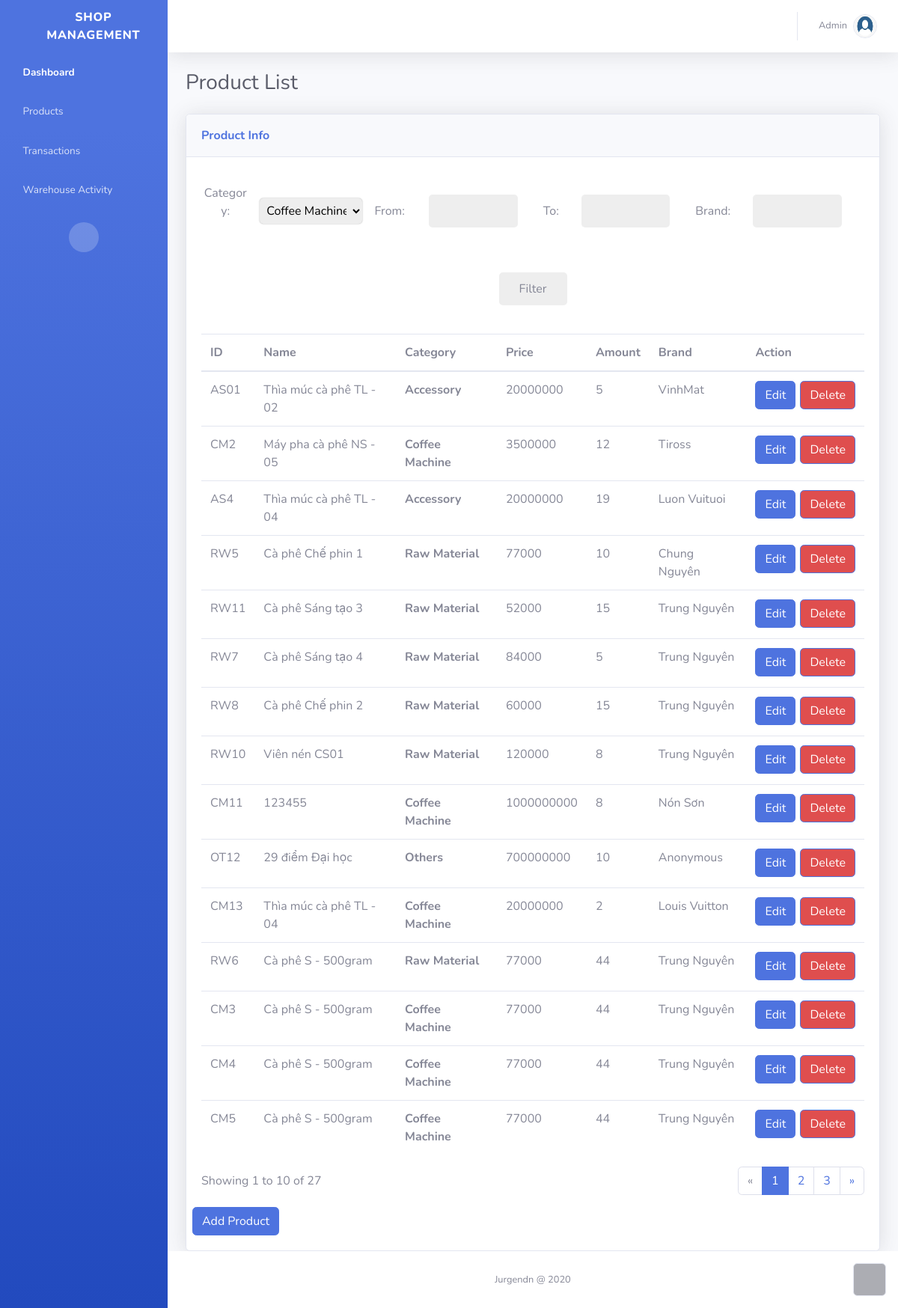
/products/, run on an earlier commit of the app's database.
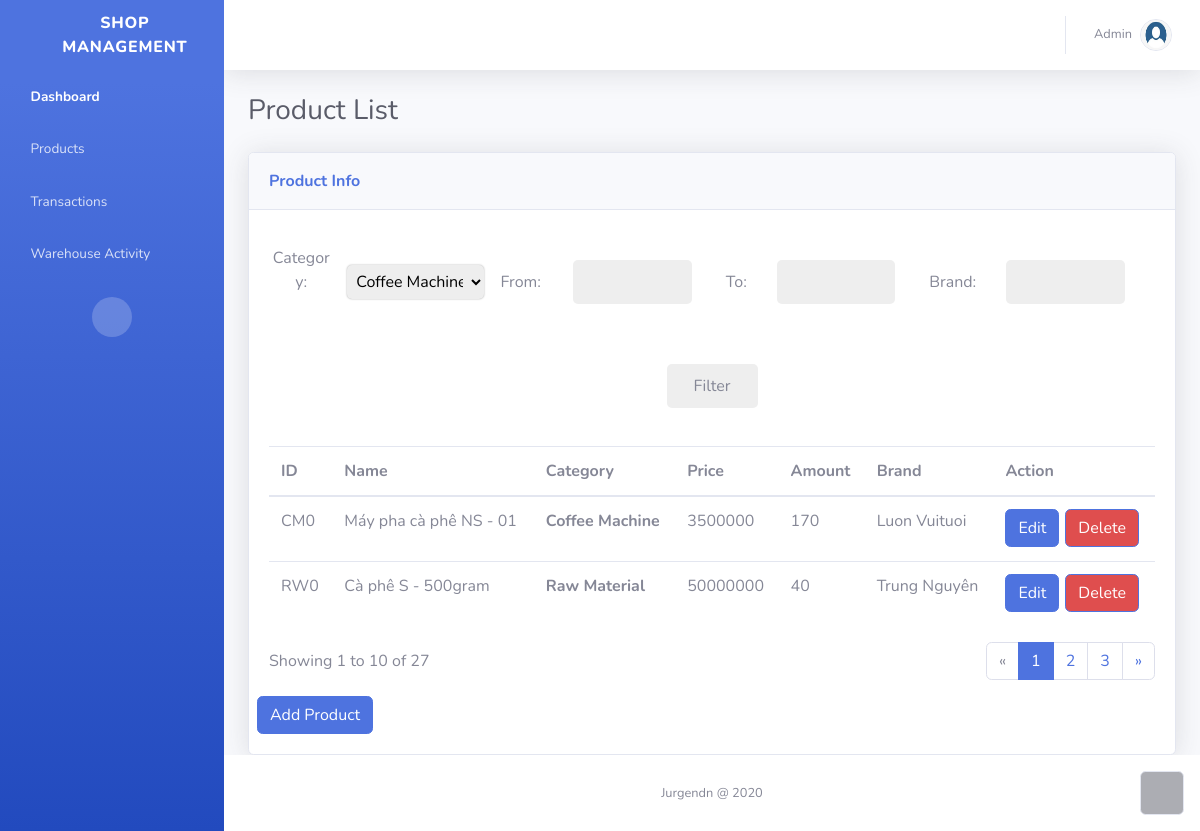
And on a later commit of the database.
### tables this page shows
CREATE TABLE "PRODUCTS" (
	"ID"	TEXT NOT NULL,
	"name"	TEXT NOT NULL,
	"category"	TEXT NOT NULL,
	"price"	INTEGER NOT NULL DEFAULT 0,
	"amount"	INTEGER NOT NULL DEFAULT 0,
	"brand"	TEXT NOT NULL,
	"description"	TEXT,
	PRIMARY KEY("ID")
);

### products/products.py (the view)
@products.route("/", methods=["GET"])
def products_page():
    form = Filter()
    return render_template('product.html', products=ppa.get_products(), form=form)

### products/obj.py
class Filter(Form):
    keyword = StringField('Keywords')
    category = SelectField("Category: ", choices=[('Coffee Machine', 'Coffee Machine'), (
        'Accessory', 'Accessory'), ('Raw Material', 'Raw Material'), ('Others', 'Others'), ('All', 'All')])
    lower_bound = IntegerField("From: ")
    upper_bound = IntegerField("To: ")
    brand = StringField("Brand: ")
    filt = SubmitField("Filter")

### products/products_app.py (called while the page is built)
def connect_db():
    engine = create_engine(database, connect_args={'check_same_thread': False})
    conn = engine.connect()
    metadata = MetaData(bind=engine)
    Prd_Table = Table('PRODUCTS', metadata, autoload=True)
    return engine, conn, Prd_Table

def get_database():
    engine, conn, Prd_Table = connect_db()
    product_db = Prd_Table.select().execute().fetchall()
    close_db(engine, conn)
    return product_db

def get_products():
    product_db = get_database()
    product_list = []
    for prd in product_db:
        product_list.append(
            Products(prd[0], prd[1], prd[2], prd[3], prd[4], prd[5], prd[6]))
    return product_list

### products/templates/product.html
{% extends 'base.html' %} {% block title %} Product List {% endblock %} {% block
content %}
<div class="d-flex flex-column" id="content-wrapper">
  <div id="content">
    <div class="container-fluid">
      <h3 class="text-dark mb-4">Product List</h3>
      <div class="card shadow">
        <div class="card-header py-3">
          <p class="text-primary m-0 font-weight-bold">Product Info</p>
        </div>
        <div class="card-body">
          <div class="row">
            <div class="filter">
              <form method="GET">
                {{form.category.label(style="width:7%")}}
                {{form.category(class="select_field", style="width:15%")}}
                {{form.lower_bound.label(style="width: 5%")}}{{form.lower_bound(style="width:
                13%")}}
                {{form.upper_bound.label}}{{form.upper_bound(style="width:
                13%")}}
                {{form.brand.label(style="padding-left: 2%px")}}{{form.brand(style="width:13%")}}
                {{form.filt(style="width: 10%", class="btn")}}
              </form>
            </div>
          </div>
          <div
            class="table-responsive table mt-2"
            id="dataTable"
            role="grid"
            aria-describedby="dataTable_info"
          >
            <table class="table my-0" id="dataTable">
              <thead>
                <tr>
                  <th>ID</th>
                  <th>Name</th>
                  <th>Category</th>
                  <th>Price</th>
                  <th>Amount</th>
                  <th>Brand</th>
                  <th>Action</th>
                </tr>
              </thead>
              <tbody>
                {% for prd in products %}
                <tr>
                  <td>{{prd.ID}}</td>
                  <td>{{prd.name}}</td>
                  <th>{{prd.category}}</th>
                  <td>{{prd.price}}</td>
                  <td>{{prd.amount}}</td>
                  <td>{{prd.brand}}</td>
                  <td>
                    <div class="btn-group" role="group" style="height: 40px">
                      <a href="/products/edit?ProductID={{prd.ID}}"
                        ><button class="btn btn-primary" type="button">
                          Edit
                        </button></a
                      >
                      <a href="/products/rm?ProductID={{prd.ID}}">
                        <button
                          class="btn btn-primary"
                          type="button"
                          style="
                            margin-left: 6px;
                            background-color: rgb(223, 78, 78);
                          "
                        >
                          Delete
                        </button>
                      </a>
                    </div>
                  </td>
                </tr>
                {% endfor %}
              </tbody>
            </table>
          </div>
          <div class="row">
            <div class="col-md-6 align-self-center">
              <p
                id="dataTable_info"
                class="dataTables_info"
                role="status"
                aria-live="polite"
              >
                Showing 1 to 10 of 27
              </p>
            </div>
            <div class="col-md-6">
              <nav
                class="d-lg-flex justify-content-lg-end dataTables_paginate paging_simple_numbers"
              >
                <ul class="pagination">
                  <li class="page-item disabled">
                    <a class="page-link" href="#" aria-label="Previous"
                      ><span aria-hidden="true">«</span></a
                    >
                  </li>
                  <li class="page-item active">
                    <a class="page-link" href="#">1</a>
                  </li>
                  <li class="page-item"><a class="page-link" href="#">2</a></li>
                  <li class="page-item"><a class="page-link" href="#">3</a></li>
                  <li class="page-item">
                    <a class="page-link" href="#" aria-label="Next"
                      ><span aria-hidden="true">»</span></a
                    >
                  </li>
                </ul>
              </nav>
            </div>
            <div>
              <a href="/products/new-product">
                <button
                  class="btn btn-primary"
                  type="button"
                  style="text-align: right"
                >
                  Add Product
                </button>
              </a>
            </div>
          </div>
        </div>
      </div>
    </div>
  </div>
</div>
{% endblock %}

### templates/base.html (shortened to what this page needs)
<!DOCTYPE html>
<html>
  <head>
    <link rel="stylesheet" href="static/bootstrap/css/bootstrap.min.css" />
    <link rel="stylesheet" href="static/fonts/fontawesome-all.min.css" />
    <link rel="stylesheet" href="static/css/Canito-Ingresar-Producto.css" />
    <link rel="stylesheet" href="static/css/Filter.css" />
  </head>
  <body id="page-top">
    <div id="wrapper">
      <nav
        class="navbar navbar-dark align-items-start sidebar sidebar-dark accordion bg-gradient-primary p-0"
        style="background-color: rgb(171, 145, 181)"
      >
        <div class="container-fluid d-flex flex-column p-0">
          <a
            class="navbar-brand d-flex justify-content-center align-items-center sidebar-brand m-0"
            href="#"
          >
            <div class="sidebar-brand-icon rotate-n-15">
              <i class="fas fa-coffee"></i>
            </div>
            <div class="sidebar-brand-text mx-3">
              <span>SHOP <br />MANAGEMENT</span>
            </div>
          </a>
          <ul class="nav navbar-nav text-light" id="accordionSidebar">
            <li class="nav-item" role="presentation">
              <a class="nav-link active" href="/"
                ><i class="fas fa-tachometer-alt"></i><span>Dashboard</span></a
              >
            </li>
            <li class="nav-item" role="presentation">
              <a class="nav-link" href="/products/?category=&lower_bound=&upper_bound=&brand=&filt=Filter"
                ><i class="fas fa-table"></i><span>Products</span></a
              >
            </li>
            <li class="nav-item" role="presentation">
              <a class="nav-link" href="/transactions"
                ><i class="fas fa-table"></i><span>Transactions</span></a
              >
            </li>
            <li class="nav-item" role="presentation">
              <a class="nav-link" href="/warehouse/?start_date=&end_date=&fil=Filter"
                ><i class="fas fa-table"></i><span>Warehouse Activity</span></a
              >
            </li>
          </ul>
          <div class="text-center d-none d-md-inline">
            <button
              class="btn rounded-circle border-0"
              id="sidebarToggle"
              type="button"
            ></button>
          </div>
        </div>
      </nav>
      <div class="d-flex flex-column" id="content-wrapper">
        <div id="content">
          <nav
            class="navbar navbar-light navbar-expand bg-white shadow mb-4 topbar static-top"
          >
            <div class="container-fluid">
              <ul class="nav navbar-nav flex-nowrap ml-auto">
                <li class="nav-item dropdown no-arrow" role="presentation">
                  <div class="nav-item dropdown no-arrow">
                    <a
                      class="dropdown-toggle nav-link"
                      data-toggle="dropdown"
                      aria-expanded="false"
                      href="#"
                      ><span
                        class="d-none d-lg-inline mr-2 text-gray-600 small"
                        id="usr_name"
                        >Admin</span
                      ><img
                        class="border rounded-circle img-profile"
                        src="/admin/static/img/avatars/default.jpeg"
                    /></a>
                  </div>
                </li>
              </ul>
            </div>
          </nav>
          {% block content %} {% endblock %}
        </div>
        <footer class="bg-white sticky-footer">
          <div class="container my-auto">
            <div class="text-center my-auto copyright">
              <span>Jurgendn @ 2020</span>
            </div>
          </div>
        </footer>
      </div>
      <a class="border rounded d-inline scroll-to-top" href="#page-top"
        ><i class="fas fa-angle-up"></i
      ></a>
    </div>
  </body>
</html>

### products/static/css/Canito-Ingresar-Producto.css (style rules this page uses)
.h3, h3 { color: #3f4246; }

### products/static/css/Filter.css (style rules this page uses)
.filter select { width: 170px; padding: 5px; border-radius: 5px; border: none; box-shadow: 0 0 2px #aaa; margin: 10px; background: #eee; }
.filter { text-align: center; }
.filter input { margin: 30px; width: 60%; padding: 20px; padding-top: 10px; padding-bottom: 10px; border: none; border-radius: 5px; background: #eee; }
* { outline: none; }

What changed in the data, as far as the page shows it:
removed PRODUCTS: ID "AS01", name "Thìa múc cà phê TL - 02", category "Accessory", price "20000000", amount "5", brand "VinhMat"
removed PRODUCTS: ID "CM2", name "Máy pha cà phê NS - 05", category "Coffee Machine", price "3500000", amount "12", brand "Tiross"
removed PRODUCTS: ID "AS4", name "Thìa múc cà phê TL - 04", category "Accessory", price "20000000", amount "19", brand "Luon Vuituoi"
removed PRODUCTS: ID "RW5", name "Cà phê Chế phin 1", category "Raw Material", price "77000", amount "10", brand "Chung Nguyên"
removed PRODUCTS: ID "RW11", name "Cà phê Sáng tạo 3", category "Raw Material", price "52000", amount "15", brand "Trung Nguyên"
removed PRODUCTS: ID "RW7", name "Cà phê Sáng tạo 4", category "Raw Material", price "84000", amount "5", brand "Trung Nguyên"
removed PRODUCTS: ID "RW8", name "Cà phê Chế phin 2", category "Raw Material", price "60000", amount "15", brand "Trung Nguyên"
removed PRODUCTS: ID "RW10", name "Viên nén CS01", category "Raw Material", price "120000", amount "8", brand "Trung Nguyên"
removed PRODUCTS: ID "CM11", name "123455", category "Coffee Machine", price "1000000000", amount "8", brand "Nón Sơn"
removed PRODUCTS: ID "OT12", name "29 điểm Đại học", category "Others", price "700000000", amount "10", brand "Anonymous"
removed PRODUCTS: ID "CM13", name "Thìa múc cà phê TL - 04", category "Coffee Machine", price "20000000", amount "2", brand "Louis Vuitton"
removed PRODUCTS: ID "RW6", name "Cà phê S - 500gram", category "Raw Material", price "77000", amount "44", brand "Trung Nguyên"
removed PRODUCTS: ID "CM3", name "Cà phê S - 500gram", category "Coffee Machine", price "77000", amount "44", brand "Trung Nguyên"
removed PRODUCTS: ID "CM4", name "Cà phê S - 500gram", category "Coffee Machine", price "77000", amount "44", brand "Trung Nguyên"
removed PRODUCTS: ID "CM5", name "Cà phê S - 500gram", category "Coffee Machine", price "77000", amount "44", brand "Trung Nguyên"
added PRODUCTS: ID "CM0", name "Máy pha cà phê NS - 01", category "Coffee Machine", price "3500000", amount "170", brand "Luon Vuituoi"
added PRODUCTS: ID "RW0", name "Cà phê S - 500gram", category "Raw Material", price "50000000", amount "40", brand "Trung Nguyên"
